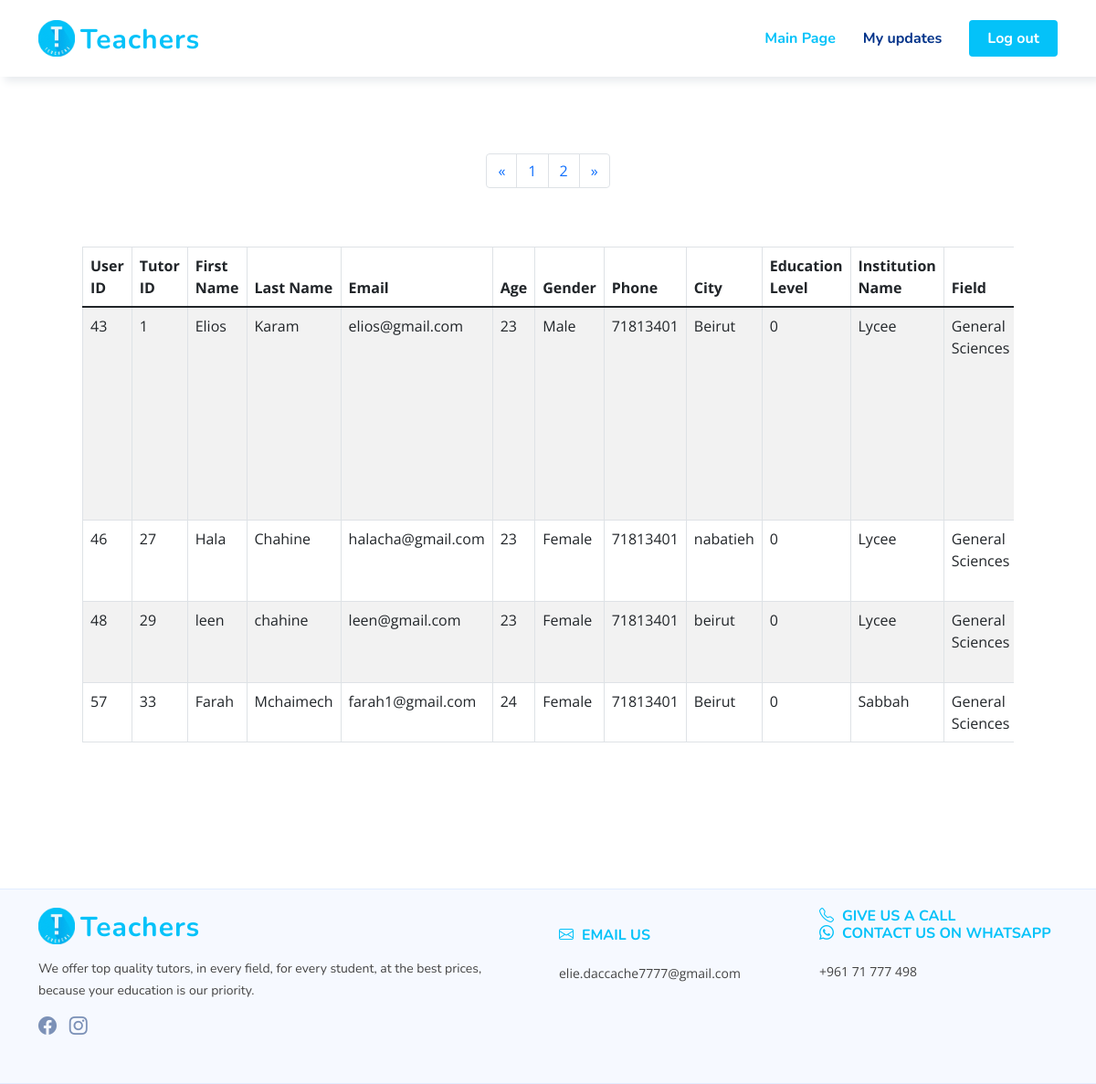
Screenshot of /admin_tutors_page.php (signed in) with the database file from the repository.
### tables this page shows
CREATE TABLE `users` (
  `user_id` int(11) NOT NULL,
  `type` int(250) NOT NULL,
  `first_name` varchar(250) NOT NULL,
  `last_name` varchar(250) NOT NULL,
  `email` varchar(250) NOT NULL,
  `phone_number` varchar(250) NOT NULL,
  `password` text NOT NULL
);

CREATE TABLE `tutors` (
  `tutor_ID` int(11) NOT NULL,
  `user_id` int(11) NOT NULL,
  `gender` varchar(250) NOT NULL,
  `years_of_experience` varchar(250) NOT NULL,
  `education_level` varchar(250) NOT NULL,
  `major` varchar(250) NOT NULL,
  `year_born` int(11) NOT NULL,
  `city` varchar(250) NOT NULL,
  `college_name` varchar(250) NOT NULL,
  `cv` varchar(250) NOT NULL,
  `profile_image` varchar(250) NOT NULL,
  `description` varchar(250) NOT NULL
);

### admin_tutors_page.php (the view, shortened to what this page needs)
<?php
include("connection.php");
if (isset($_SESSION["user_id"])&& strcmp($_SESSION["type"],"1")==0)
{
  ?>
<!DOCTYPE html>
<html lang="en">
<head>
    <link href="./vendor/bootstrap/css/bootstrap.min.css" rel="stylesheet">
    <link href="./vendor/bootstrap-icons/bootstrap-icons.css" rel="stylesheet">
    <link href="./vendor/aos/aos.css" rel="stylesheet">
    <link href="./vendor/remixicon/remixicon.css" rel="stylesheet">
    <link href="./vendor/swiper/swiper-bundle.min.css" rel="stylesheet">
    <link href="./vendor/glightbox/css/glightbox.min.css" rel="stylesheet">
    <link href="./css/style.css" rel="stylesheet">
    <link href="./css/style2.css" rel="stylesheet">
</head>
<body>
    <header id="header" class="header fixed-top header-form">
        <div class="container-fluid container-xl d-flex align-items-center justify-content-between">
            <a href="index.php" class="logo d-flex align-items-center">
                <img src="./img/logo.png" alt="">
                <span>Teachers</span>
            </a>
            <nav id="navbar" class="navbar">
                <ul>
                <li><a class="nav-link scrollto active" href="admin_page.php">Main Page</a></li>
                    <li><a class="nav-link scrollto" href="admin_updates.php">My updates</a></li>
                    <li><a class="getstarted scrollto" href="logout.php">Log out</a></li>
                </ul>
            </nav>
        </div>
    </header>
    <div class="container" data-page="1">
        <br><br><br><br><br>
        <div class="m-5 d-flex justify-content-between">
            <ul class="pagination">
            <?php
                if (isset($_GET['page_no']) && $_GET['page_no']!="") {
                  $page_no = $_GET['page_no'];
                  } else {
                      $page_no = 1;
                      }
                      $query = "SELECT COUNT(*) As total_records FROM tutors";
                $records_per_page =10;
                $offset = ($page_no-1) * $records_per_page;
                $previous_page = $page_no - 1;
                $next_page = $page_no + 1;
                $stmt1 = $connection->prepare($query);
                $stmt1->execute();
                $results_tutors = $stmt1->get_result();
                $total_records = $results_tutors->fetch_assoc();
                $no_of_pages = ceil($total_records["total_records"] / $records_per_page);
                $query_tutors_application = "SELECT tutor_ID from tutors LIMIT $records_per_page OFFSET $offset";
                $stmt = $connection->prepare($query_tutors_application);
                $stmt->execute();
                $results_tutors = $stmt->get_result();
                ?>
              <div class="pagContainer">
                <ul class="pagination">
                  <li class="page-item" <?php if($page_no <= 1){ echo "class='disabled'"; } ?>>
                    <a class="page-link"aria-label="Previous" <?php if($page_no > 1){
                          echo "href='?page_no=$previous_page'";
                      } ?>><span aria-hidden="true">&laquo;</span></a>
                  </li>
                      <?php  	if ($no_of_pages <= 10){
                        for ($counter = 1; $counter <= $no_of_pages; $counter++){
                        if ($counter == $page_no) {
                          echo "<li class='page-item'><a class='page-link' >$counter</a></li>";
                        }else{
                          echo "<li class='page-item'><a class='page-link' href='?page_no=$counter'>$counter</a></li>";
                            }
                        }
                        }
                          ?>
                  <li class="page-item"<?php if($page_no >= $no_of_pages){
                      echo "class='disabled'";
                  } ?>>
                    <a class="page-link"<?php if($page_no < $no_of_pages) {
                    echo "href='?page_no=$next_page'";
                    } ?>><span aria-hidden="true">&raquo;</span></a>
                      </li>
                </ul>
                </div>
            </ul>
        </div>
        <div class="table-responsive m-5">
            <table class="table table-bordered table-striped">
                <thead>
                <tr>
                    <th scope="col" onclick="sortBookingsBy(this)" name="user_id">User ID</th>
                    <th scope="col" onclick="sortBookingsBy(this)" name="tutor_id">Tutor ID</th>
                    <th scope="col" onclick="sortBookingsBy(this)" name="tutor_first">First Name</th>
                    <th scope="col" onclick="sortBookingsBy(this)" name="tutor_last">Last Name</th>
                    <th scope="col" onclick="sortBookingsBy(this)" name="email">Email</th>
                    <th scope="col" onclick="sortBookingsBy(this)" name="age">Age</th>
                    <th scope="col" onclick="sortBookingsBy(this)" name="gender">Gender</th>
                    <th scope="col" onclick="sortBookingsBy(this)" name="phone">Phone</th>
                    <th scope="col" onclick="sortBookingsBy(this)" name="city">City</th>
                    <th scope="col" onclick="sortBookingsBy(this)" name="level">Education Level</th>
                    <th scope="col" onclick="sortBookingsBy(this)" name="school">Institution Name</th>
                    <th scope="col" onclick="sortBookingsBy(this)" name="field">Field</th>
                </tr>
                </thead>
                <tbody>
                <?php
                while($row = $results_tutors->fetch_assoc()){
                  $array = [];
                  $all_courses = "";
                  $allInfo = $connection->prepare("SELECT users.user_id,tutors.tutor_ID,users.first_name,users.last_name,users.email,year(CURRENT_DATE)-tutors.year_born as age,tutors.gender,users.phone_number, tutors.city, tutors.education_level, tutors.college_name,tutors.major,tutors.years_of_experience,courses.course_name,courses.course_id from users INNER JOIN tutors on users.user_id=tutors.user_id INNER JOIN tutor_courses on tutors.tutor_ID=tutor_courses.tutor_id INNER JOIN courses on tutor_courses.course_id=courses.course_id where tutor_courses.tutor_id=?");
                  $allInfo->bind_param("d", $row['tutor_ID']);
                  $allInfo->execute();
                  $results = $allInfo->get_result();
                  $courses = $connection->prepare("SELECT course_name from tutors INNER JOIN tutor_courses on tutors.tutor_ID=tutor_courses.tutor_id INNER JOIN courses on tutor_courses.course_id=courses.course_id where tutor_courses.tutor_id=?");
                  $courses->bind_param("d", $row['tutor_ID']);
                  $courses->execute();
                  $results_courses2 = $courses->get_result();
                  while($row = $results_courses2->fetch_assoc()){
                    $all_courses.=$row['course_name'] . " ";
                  }
                    while($row2 = $results->fetch_assoc()){
                      if (!in_array($row2['tutor_ID'], $array)) {
                        array_push($array, $row2['tutor_ID']);
                        echo "<tr>
                        <td>".$row2['user_id']."</td>
                        <td>".$row2['tutor_ID']."</td>
                        <td>".$row2['first_name']."</td>
                        <td>".$row2['last_name']."</td>
                        <td>".$row2['email']."</td>
                        <td>".$row2['age']."</td>
                        <td>".$row2['gender']."</td>
                        <td>".$row2['phone_number']."</td>
                        <td>".$row2['city']."</td>
                        <td>".$row2['education_level']."</td>
                        <td>".$row2['college_name']."</td>
                        <td>".$row2['major']."</td>
                        <td>".$row2['years_of_experience']."</td>
                        <td>".$all_courses."</td>
                        </tr>";
                    }
                  }
                }
                ?>
                </tbody>
            </table>
        </div>
    </div>
    <br><br><br><br>
  <footer id="footer" class="footer">
    <div class="footer-top">
      <div class="container">
        <div class="row gy-4">
          <div class="col-lg-6 col-md-12 footer-info">
            <a href="index.php" class="logo d-flex align-items-center">
              <img src="./img/logo.png" alt="">
              <span>Teachers</span>
            </a>
            <p>We offer top quality tutors, in every field, for every student, at the best prices, <br>
              because your education is our priority.</p>
            <div class="social-links mt-3">
                <a href="https://www.facebook.com/Teachers.leb/" class="facebook"><i class="bi bi-facebook"></i></a>
                <a href="https://www.instagram.com/teachers.lb/" class="instagram"><i class="bi bi-instagram"></i></a>
            </div>
          </div>
          <div class="col-lg-3 col-5 footer-links">
            <br> <br class="d-block d-md-none">
            <h4><i class="bi bi-envelope"></i>&ThickSpace; Email us</h4> <br>
            elie.daccache7777@gmail.com
          </div>
          <div class="col-lg-3 col-5 footer-contact text-center text-md-start">
            <h4>
              <i class="bi bi-telephone"></i>&ThickSpace; Give us a call <br>
              <i class="bi bi-whatsapp"></i>&ThickSpace; Contact us on WhatsApp</h4> <br>
            +961 71 777 498
          </div>
        </div>
      </div>
    </div>
  </footer>
</body>
</html>
<?php } else {header("Location: index.php");} ?>

### css/style.css (style rules this page uses)
:root { scroll-behavior: smooth; }
body { font-family: "Open Sans", sans-serif; color: #444444; }
a { color: #4154f1; text-decoration: none; }
h1, h2, h3, h4, h5, h6 { font-family: "Nunito", sans-serif; }
.header { transition: all 0.5s; z-index: 997; padding: 20px 0; }
.header .logo { line-height: 0; }
.header .logo img { max-height: 40px; margin-right: 6px; }
.header .logo span { font-size: 30px; font-weight: 700; letter-spacing: 1px; color: #04c2f9 ; font-family: "Nunito", sans-serif; margin-top: 3px; }
.navbar { padding: 0; }
.navbar ul { margin: 0; padding: 0; display: flex; list-style: none; align-items: center; }
.navbar li { position: relative; }
.navbar a, .navbar a:focus { display: flex; align-items: center; justify-content: space-between; padding: 10px 0 10px 30px; font-family: "Nunito", sans-serif; font-size: 16px; font-weight: 700; color: #013289; white-space: nowrap; transition: 0.3s; }
.navbar a:hover, .navbar .active, .navbar .active:focus, .navbar li:hover > a { color: #04c2f9; }
.navbar .getstarted, .navbar .getstarted:focus { background: #04c2f9; padding: 8px 20px; margin-left: 30px; border-radius: 4px; color: #fff; }
.footer { background: #f6f9ff; font-size: 14px; }
.footer .footer-top { border-top: 1px solid #e1ecff; border-bottom: 1px solid #e1ecff; padding: 20px 0 20px 0; }
.footer .footer-top .footer-info { margin-bottom: 30px; }
.footer .footer-top .footer-info .logo { line-height: 0; margin-bottom: 15px; }
.footer .footer-top .footer-info .logo img { max-height: 40px; margin-right: 6px; }
.footer .footer-top .footer-info .logo span { font-size: 30px; font-weight: 700; letter-spacing: 1px; color: #04c2f9 ; font-family: "Nunito", sans-serif; margin-top: 3px; }
.footer .footer-top .footer-info p { font-size: 14px; line-height: 24px; margin-bottom: 0; font-family: "Nunito", sans-serif; }
.footer .footer-top .social-links a { font-size: 20px; display: inline-block; color: rgba(1, 41, 112, 0.5); line-height: 0; margin-right: 10px; transition: 0.3s; }
.footer .footer-top h4 { font-size: 16px; font-weight: bold; color: #04c2f9 ; text-transform: uppercase; position: relative; padding-bottom: 12px; }
.footer .footer-top .footer-links { margin-bottom: 30px; }

### css/style2.css (style rules this page uses)
.header-form { box-shadow: 5px 5px 9px #e8ebee; background-color: white; }
#footer h4 { margin: 0; padding: 0; }

### rows the page displays
users: user_id "43", tutors.tutor_ID "1", first_name "Elios", last_name "Karam", email "elios@gmail.com", age "23", tutors.gender "Male", phone_number "71813401", tutors.city "Beirut", tutors.education_level "0", tutors.college_name "Lycee", tutors.major "General Sciences"
users: user_id "46", tutors.tutor_ID "27", first_name "Hala", last_name "Chahine", email "halacha@gmail.com", age "23", tutors.gender "Female", phone_number "71813401", tutors.city "nabatieh", tutors.education_level "0", tutors.college_name "Lycee", tutors.major "General Sciences"
users: user_id "48", tutors.tutor_ID "29", first_name "leen", last_name "chahine", email "leen@gmail.com", age "23", tutors.gender "Female", phone_number "71813401", tutors.city "beirut", tutors.education_level "0", tutors.college_name "Lycee", tutors.major "General Sciences"
users: user_id "57", tutors.tutor_ID "33", first_name "Farah", last_name "Mchaimech", email "farah1@gmail.com", age "24", tutors.gender "Female", phone_number "71813401", tutors.city "Beirut", tutors.education_level "0", tutors.college_name "Sabbah", tutors.major "General Sciences"
